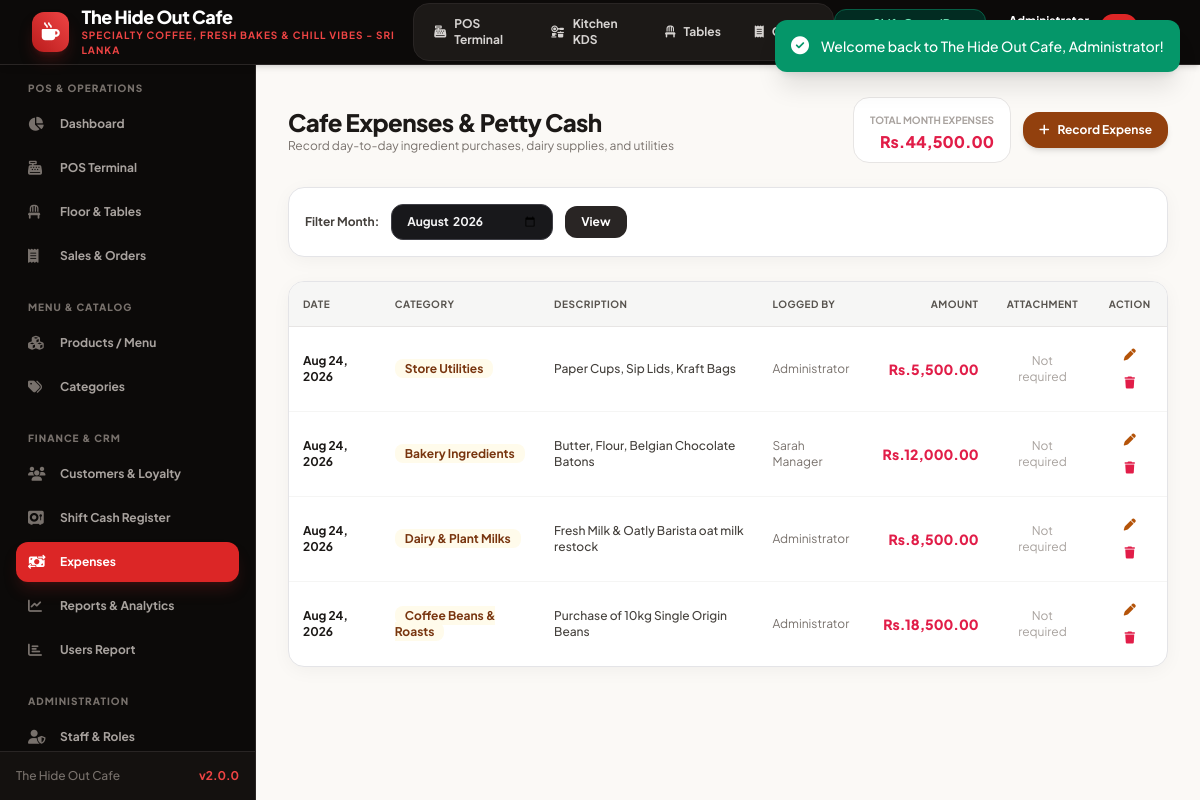
/expenses.php (signed in), run on the app's committed database.
### tables this page shows
CREATE TABLE `expenses` (
  `id` INT AUTO_INCREMENT PRIMARY KEY,
  `category` VARCHAR(50) NOT NULL,
  `amount` DECIMAL(10,2) NOT NULL,
  `description` TEXT NOT NULL,
  `request_note` TEXT NULL,
  `request_status` ENUM('not_requested', 'pending', 'resolved') NOT NULL DEFAULT 'not_requested',
  `attachment_name` VARCHAR(255) NULL,
  `attachment_mime` VARCHAR(100) NULL,
  `user_id` INT NOT NULL,
  `expense_date` DATE NOT NULL,
  `created_at` TIMESTAMP DEFAULT CURRENT_TIMESTAMP,
  FOREIGN KEY (`user_id`) REFERENCES `users`(`id`)
);

CREATE TABLE `users` (
  `id` INT AUTO_INCREMENT PRIMARY KEY,
  `name` VARCHAR(100) NOT NULL,
  `email` VARCHAR(100) NOT NULL UNIQUE,
  `password` VARCHAR(255) NOT NULL,
  `role` ENUM('admin', 'manager', 'cashier') NOT NULL DEFAULT 'cashier',
  `phone` VARCHAR(20) NULL,
  `status` ENUM('active', 'inactive') NOT NULL DEFAULT 'active',
  `created_at` TIMESTAMP DEFAULT CURRENT_TIMESTAMP
);

### config/database.php (called while the page is built, shortened)
<?php
class Database {
    private static ?Database $instance = null;
    private ?PDO $conn = null;
    private function __construct() {
        $dsn = "mysql:host=" . DB_HOST . ";port=" . DB_PORT . ";dbname=" . DB_NAME . ";charset=" . DB_CHARSET;
        $options = [
            PDO::ATTR_ERRMODE            => PDO::ERRMODE_EXCEPTION,
            PDO::ATTR_DEFAULT_FETCH_MODE => PDO::FETCH_ASSOC,
            PDO::ATTR_EMULATE_PREPARES   => false,
            PDO::MYSQL_ATTR_INIT_COMMAND => "SET NAMES " . DB_CHARSET
        ];
        try {
            $this->conn = new PDO($dsn, DB_USER, DB_PASS, $options);
        } catch (PDOException $e) {
            if ($e->getCode() == 1049) {
                die("<h3>Database Error:</h3><p>Database <code>" . DB_NAME . "</code> does not exist. Please import <code>database/database.sql</code> into MySQL first.</p>");
            }
            die("<h3>Database Connection Failed:</h3><p>" . htmlspecialchars($e->getMessage()) . "</p>");
        }
    }
    public static function getInstance(): Database {
        if (self::$instance === null) {
            self::$instance = new self();
        }
        return self::$instance;
    }
    public function fetchAll(string $sql, array $params = []): array {
        $stmt = $this->conn->prepare($sql);
        $stmt->execute($params);
        return $stmt->fetchAll();
    }
}
function db(): Database {
    return Database::getInstance();
}

### config/functions.php (called while the page is built, shortened)
<?php
require_once __DIR__ . '/database.php';
function e(?string $string): string {
    return htmlspecialchars($string ?? '', ENT_QUOTES, 'UTF-8');
}
function isLoggedIn(): bool {
    return !empty($_SESSION['user_id']) && !empty($_SESSION['user_role']);
}
function hasRole($roles): bool {
    $userRole = $_SESSION['user_role'] ?? '';
    if (is_string($roles)) {
        $roles = [$roles];
    }
    return in_array($userRole, $roles, true);
}
function getSettings(?string $key = null) {
    static $settings = null;
    if ($settings === null) {
        try {
            $rows = db()->fetchAll("SELECT setting_key, setting_value FROM settings");
            $settings = [];
            foreach ($rows as $row) {
                $settings[$row['setting_key']] = $row['setting_value'];
            }
        } catch (Exception $e) {
            $settings = [
                'cafe_name' => 'The Hide Out Cafe',
                'cafe_tagline' => 'Artisan Coffee & Bistro - Sri Lanka',
                'cafe_phone' => '+94 77 123 4567',
                'cafe_email' => 'hello@thehideoutcafe.lk',
                'cafe_address' => 'No. 45 Beach Road, Colombo 03, Sri Lanka',
                'currency_symbol' => 'Rs.',
                'currency_code' => 'LKR',
                'tax_rate' => '0.00',
                'service_charge' => '0.00',
                'receipt_header' => "THE HIDE OUT CAFE\nSpecialty Coffee & Kitchen\nColombo, Sri Lanka",
                'receipt_footer' => "Thank you for visiting The Hide Out Cafe!\nFollow us on Instagram @TheHideOutCafeLK\nFree Wi-Fi: HideOutGuest / Pass: CoffeeTime",
                'invoice_prefix' => 'HOC-',
                'enable_loyalty' => '1',
                'points_per_dollar' => '1'
            ];
        }
    }
    if ($key !== null) {
        return $settings[$key] ?? null;
    }
    return $settings;
}

### expenses.php (the view, shortened to what this page needs)
<?php
require_once __DIR__ . '/config/functions.php';
$settings = getSettings();
$user = currentUser();
$isAdmin = hasRole(ROLE_ADMIN);
$monthFilter = $_GET['month'] ?? date('Y-m');
$expenses = db()->fetchAll(
    "SELECT e.*, u.name as staff_name
     FROM expenses e
     JOIN users u ON e.user_id = u.id
     WHERE DATE_FORMAT(e.expense_date, '%Y-%m') = :m"
     . (!$isAdmin ? " AND e.user_id = :user_id" : '') . "
     ORDER BY e.expense_date DESC, e.id DESC",
    array_merge(
        [':m' => $monthFilter],
        !$isAdmin ? [':user_id' => $user['id']] : []
    )
);
$totalExpense = array_sum(array_column($expenses, 'amount'));
require_once __DIR__ . '/includes/header.php';
require_once __DIR__ . '/includes/sidebar.php';
?>
<main class="flex-1 overflow-y-auto p-4 sm:p-6 lg:p-8 bg-[#fbf9f6]">
    <div class="max-w-7xl mx-auto space-y-6">
        <div class="flex flex-col sm:flex-row sm:items-center justify-between gap-4">
            <div>
                <h2 class="text-2xl font-black tracking-tight text-stone-900">Cafe Expenses & Petty Cash</h2>
                <p class="text-xs text-stone-500">Record day-to-day ingredient purchases, dairy supplies, and utilities</p>
            </div>
            <div class="flex items-center gap-3">
                <div class="px-4 py-2 bg-white border border-stone-200 rounded-2xl shadow-xs text-right">
                    <span class="text-[10px] uppercase font-bold text-stone-400">Total Month Expenses</span>
                    <div class="text-base font-black text-rose-600"><?= $currency ?><?= number_format($totalExpense, 2) ?></div>
                </div>
                <button onclick="openModal('expense-form-modal')" class="inline-flex items-center gap-2 px-4 py-2.5 bg-amber-800 hover:bg-amber-700 text-white font-bold rounded-2xl text-xs shadow-md transition">
                    <i class="fa-solid fa-plus"></i> Record Expense
                </button>
            </div>
        </div>
        <div class="card-cafe p-4">
            <form method="GET" action="expenses.php" class="flex items-center gap-3 text-xs">
                <label class="font-bold text-stone-700">Filter Month:</label>
                <input type="month" name="month" value="<?= e($monthFilter) ?>" class="px-3.5 py-2 bg-stone-50 border border-stone-200 rounded-xl font-bold">
                <button type="submit" class="px-4 py-2 bg-stone-800 text-white font-bold rounded-xl shadow-xs">View</button>
            </form>
        </div>
        <div class="card-cafe overflow-hidden">
            <div class="overflow-x-auto">
                <table class="w-full text-xs text-left">
                    <thead class="bg-stone-100/90 text-stone-600 font-bold uppercase text-[10px] tracking-wider border-b border-stone-200">
                        <tr>
                            <th class="p-3.5">Date</th>
                            <th class="p-3.5">Category</th>
                            <th class="p-3.5">Description</th>
                            <th class="p-3.5">Logged By</th>
                            <th class="p-3.5 text-right">Amount</th>
                            <th class="p-3.5 text-center">Attachment</th>
                            <th class="p-3.5 text-center">Action</th>
                        </tr>
                    </thead>
                    <tbody class="divide-y divide-stone-100">
                        <?php if (empty($expenses)): ?>
                            <tr><td colspan="7" class="p-8 text-center text-stone-400">No expenses recorded for this month.</td></tr>
                        <?php else: ?>
                            <?php foreach ($expenses as $exp): ?>
                            <tr class="hover:bg-stone-50 transition">
                                <td class="p-3.5 font-bold text-stone-900"><?= date('M d, Y', strtotime($exp['expense_date'])) ?></td>
                                <td class="p-3.5"><span class="px-2.5 py-0.5 rounded-lg bg-amber-50 text-amber-900 font-bold"><?= e($exp['category']) ?></span></td>
                                <td class="p-3.5 text-stone-700 font-medium"><?= e($exp['description']) ?></td>
                                <td class="p-3.5 text-stone-500"><?= e($exp['staff_name']) ?></td>
                                <td class="p-3.5 text-right font-black text-rose-600 text-sm"><?= $currency ?><?= number_format($exp['amount'], 2) ?></td>
                                <td class="p-3.5 text-center">
                                    <?php if (!empty($exp['attachment_name'])): ?>
                                        <?php if ($isAdmin): ?>
                                            <a href="<?= BASE_URL ?>/expense_attachment.php?id=<?= (int)$exp['id'] ?>" target="_blank" class="text-emerald-700 font-bold hover:underline" title="View attachment"><i class="fa-solid fa-paperclip mr-1"></i>View</a>
                                        <?php else: ?>
                                            <span class="text-emerald-700 font-bold"><i class="fa-solid fa-check mr-1"></i>Attached</span>
                                        <?php endif; ?>
                                    <?php else: ?>
                                        <span class="text-stone-400">Not required</span>
                                    <?php endif; ?>
                                </td>
                                <td class="p-3.5 text-center">
                                    <?php if ($isAdmin): ?>
                                        <button type="button" onclick='openExpenseEdit(<?= json_encode($exp, JSON_HEX_TAG | JSON_HEX_APOS | JSON_HEX_QUOT | JSON_HEX_AMP) ?>)' class="p-1.5 hover:bg-amber-50 text-amber-700 rounded-lg transition" title="Edit">
                                            <i class="fa-solid fa-pen text-xs"></i>
                                        </button>
                                        <form method="POST" action="expenses.php" onsubmit="return confirm('Delete this expense?');" class="inline">
                                            <button type="submit" class="p-1.5 hover:bg-rose-50 text-rose-600 rounded-lg transition" title="Delete">
                                                <i class="fa-solid fa-trash text-xs"></i>
                                            </button>
                                        </form>
                                    <?php else: ?>
                                        <span class="text-[10px] text-emerald-700 font-bold">Request closed</span>
                                    <?php endif; ?>
                                </td>
                            </tr>
                            <?php endforeach; ?>
                        <?php endif; ?>
                    </tbody>
                </table>
            </div>
        </div>
    </div>
</main>
<?php require_once __DIR__ . '/includes/footer.php'; ?>

### assets/css/style.css (style rules this page uses)
:root { --primary: #dc2626; --primary-hover: #b91c1c; --primary-dark: #991b1b; --primary-light: #fee2e2; --dark-bg: #09090b; --dark-card: #18181b; --dark-border: #27272a; --text-main: #18181b; --text-light: #f4f4f5; --success: #10b981; --warning: #f59e0b; --danger: #ef4444; }
body { font-family: 'Plus Jakarta Sans', system-ui, -apple-system, BlinkMacSystemFont, 'Segoe UI', Roboto, sans-serif; background-color: #f4f4f6; color: #18181b; }
.card-cafe { background: #ffffff; border: 1px solid #e4e4e7; border-radius: 1rem; box-shadow: 0 4px 20px -2px rgba(0, 0, 0, 0.05); transition: all 0.2s ease-in-out; }
input:not([type="checkbox"]):not([type="radio"]):not([type="hidden"]):not([type="submit"]):not([type="button"]), textarea, select { background-color: #18181b !important; color: #f4f4f5 !important; border: 1px solid #3f3f46 !important; border-radius: 0.75rem; }
input::placeholder, textarea::placeholder { color: #a1a1aa !important; }

### data on the page
expenses: expense_date "Aug 24, 2026", category "Store Utilities", description "Paper Cups, Sip Lids, Kraft Bags", user.name "Administrator", amount "5,500.00", shows "Not required"
expenses: expense_date "Aug 24, 2026", category "Bakery Ingredients", description "Butter, Flour, Belgian Chocolate Batons", user.name "Sarah Manager", amount "12,000.00", shows "Not required"
expenses: expense_date "Aug 24, 2026", category "Dairy & Plant Milks", description "Fresh Milk & Oatly Barista oat milk restock", user.name "Administrator", amount "8,500.00", shows "Not required"
expenses: expense_date "Aug 24, 2026", category "Coffee Beans & Roasts", description "Purchase of 10kg Single Origin Beans", user.name "Administrator", amount "18,500.00", shows "Not required"

### other printed values
$settings['cafe_name'] "The Hide Out Cafe"
$settings['cafe_tagline'] "SPECIALTY COFFEE, FRESH BAKES & CHILL VIBES - SRI LANKA"
APP_NAME "The Hide Out Cafe"
APP_VERSION "2.0.0"
$currency "Rs."
$totalExpense "44,500.00"
